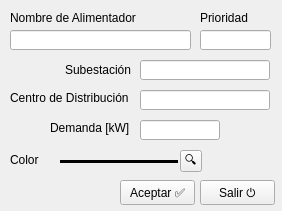
<?xml version="1.0" encoding="UTF-8"?>
<ui version="4.0">
 <class>Form</class>
 <widget class="QWidget" name="Form">
  <property name="windowModality">
   <enum>Qt::ApplicationModal</enum>
  </property>
  <property name="geometry">
   <rect>
    <x>0</x>
    <y>0</y>
    <width>282</width>
    <height>211</height>
   </rect>
  </property>
  <property name="windowTitle">
   <string>Salida</string>
  </property>
  <property name="inputMethodHints">
   <set>Qt::ImhNone</set>
  </property>
  <widget class="QLineEdit" name="txtNombre">
   <property name="geometry">
    <rect>
     <x>10</x>
     <y>30</y>
     <width>181</width>
     <height>20</height>
    </rect>
   </property>
   <property name="maxLength">
    <number>15</number>
   </property>
  </widget>
  <widget class="QLabel" name="label_3">
   <property name="geometry">
    <rect>
     <x>10</x>
     <y>10</y>
     <width>131</width>
     <height>16</height>
    </rect>
   </property>
   <property name="text">
    <string>Nombre de Alimentador</string>
   </property>
  </widget>
  <widget class="QPushButton" name="cmdAceptar">
   <property name="geometry">
    <rect>
     <x>120</x>
     <y>180</y>
     <width>75</width>
     <height>25</height>
    </rect>
   </property>
   <property name="text">
    <string>Aceptar ✅</string>
   </property>
   <property name="shortcut">
    <string>Return</string>
   </property>
  </widget>
  <widget class="QPushButton" name="cmdSalir">
   <property name="geometry">
    <rect>
     <x>200</x>
     <y>180</y>
     <width>75</width>
     <height>25</height>
    </rect>
   </property>
   <property name="text">
    <string>Salir ⏻</string>
   </property>
   <property name="shortcut">
    <string>Esc</string>
   </property>
  </widget>
  <widget class="QLabel" name="label_11">
   <property name="geometry">
    <rect>
     <x>10</x>
     <y>153</y>
     <width>47</width>
     <height>13</height>
    </rect>
   </property>
   <property name="text">
    <string>Color</string>
   </property>
  </widget>
  <widget class="QToolButton" name="cmdColor">
   <property name="geometry">
    <rect>
     <x>180</x>
     <y>150</y>
     <width>22</width>
     <height>22</height>
    </rect>
   </property>
   <property name="text">
    <string>🔍</string>
   </property>
  </widget>
  <widget class="QLabel" name="label_5">
   <property name="geometry">
    <rect>
     <x>200</x>
     <y>10</y>
     <width>71</width>
     <height>16</height>
    </rect>
   </property>
   <property name="text">
    <string>Prioridad</string>
   </property>
  </widget>
  <widget class="QLineEdit" name="txtPrioridad">
   <property name="geometry">
    <rect>
     <x>200</x>
     <y>30</y>
     <width>71</width>
     <height>20</height>
    </rect>
   </property>
   <property name="maxLength">
    <number>2</number>
   </property>
  </widget>
  <widget class="QLabel" name="label_7">
   <property name="geometry">
    <rect>
     <x>10</x>
     <y>90</y>
     <width>131</width>
     <height>16</height>
    </rect>
   </property>
   <property name="text">
    <string>Centro de Distribución</string>
   </property>
  </widget>
  <widget class="Line" name="linea">
   <property name="geometry">
    <rect>
     <x>60</x>
     <y>160</y>
     <width>118</width>
     <height>3</height>
    </rect>
   </property>
   <property name="autoFillBackground">
    <bool>false</bool>
   </property>
   <property name="styleSheet">
    <string notr="true"/>
   </property>
   <property name="frameShadow">
    <enum>QFrame::Plain</enum>
   </property>
   <property name="lineWidth">
    <number>3</number>
   </property>
   <property name="orientation">
    <enum>Qt::Horizontal</enum>
   </property>
  </widget>
  <widget class="QLabel" name="label_8">
   <property name="geometry">
    <rect>
     <x>50</x>
     <y>120</y>
     <width>90</width>
     <height>16</height>
    </rect>
   </property>
   <property name="text">
    <string>Demanda [kW]</string>
   </property>
  </widget>
  <widget class="QLineEdit" name="txtDemanda">
   <property name="geometry">
    <rect>
     <x>140</x>
     <y>120</y>
     <width>80</width>
     <height>20</height>
    </rect>
   </property>
   <property name="maxLength">
    <number>10</number>
   </property>
  </widget>
  <widget class="QLineEdit" name="txtCD">
   <property name="geometry">
    <rect>
     <x>140</x>
     <y>90</y>
     <width>130</width>
     <height>20</height>
    </rect>
   </property>
   <property name="maxLength">
    <number>15</number>
   </property>
  </widget>
  <widget class="QLabel" name="label_9">
   <property name="geometry">
    <rect>
     <x>65</x>
     <y>60</y>
     <width>70</width>
     <height>20</height>
    </rect>
   </property>
   <property name="text">
    <string>Subestación</string>
   </property>
  </widget>
  <widget class="QLineEdit" name="txtSSEE">
   <property name="enabled">
    <bool>true</bool>
   </property>
   <property name="geometry">
    <rect>
     <x>140</x>
     <y>60</y>
     <width>130</width>
     <height>20</height>
    </rect>
   </property>
   <property name="maxLength">
    <number>15</number>
   </property>
   <property name="readOnly">
    <bool>true</bool>
   </property>
  </widget>
 </widget>
 <resources/>
 <connections/>
</ui>
